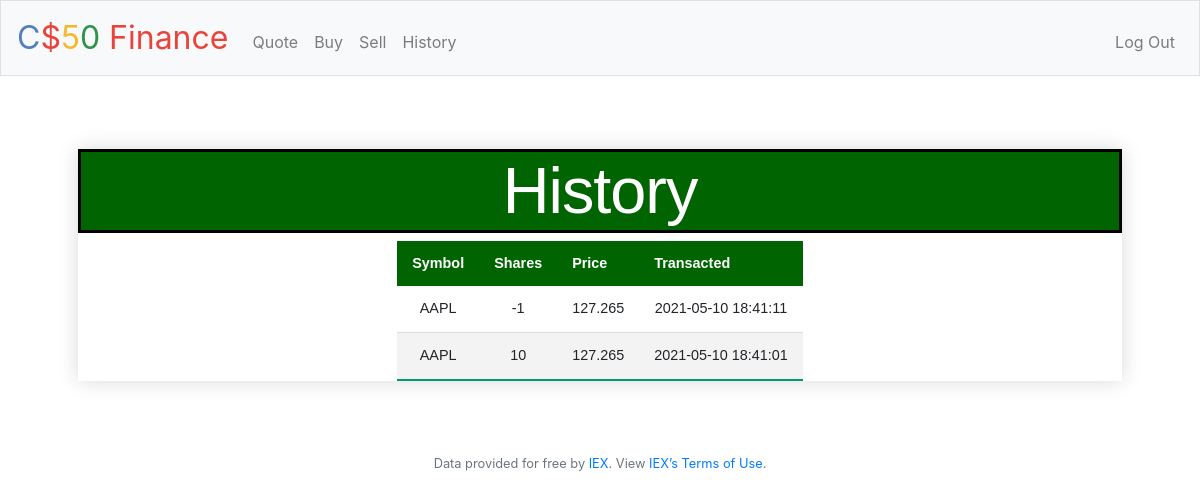
The app's page /history (signed in) with its own data.
### tables this page shows
CREATE TABLE stocks ('id' INTEGER, 'symbol' TEXT, 'stock' TEXT, 'shares' NUMERIC, 'price' NUMERIC, 'date' DATETIME, FOREIGN KEY (id) REFERENCES users(id));

### application.py (the view)
@app.route("/history")
@login_required
def history():
    rows = db.execute("SELECT symbol, shares, price, date FROM stocks WHERE id = ? ORDER BY date DESC", session["user_id"])
    return render_template("history.html", rows=rows)

### application.py (called while the page is built)
@app.after_request
def after_request(response):
    response.headers["Cache-Control"] = "no-cache, no-store, must-revalidate"
    response.headers["Expires"] = 0
    response.headers["Pragma"] = "no-cache"
    return response

### helpers.py (called while the page is built)
def login_required(f):
    @wraps(f)
    def decorated_function(*args, **kwargs):
        if session.get("user_id") is None:
            return redirect("/login")
        return f(*args, **kwargs)
    return decorated_function

### templates/history.html (shortened to what this page needs)
{% extends "layout.html" %}
{% block main %}
    <div class="section" >
        <h2 class="heading">History</h2>
        <table style="margin-left: auto; margin-right: auto;">
            <thead>
                <tr>
                    <th>Symbol</th>
                    <th>Shares</th>
                    <th>Price</th>
                    <th>Transacted</th>
                </tr>
            </thead>
            <tbody>
                {% for row in rows %}
                    <tr>
                        <td>{{ row.symbol }}</td>
                        <td>{{ row.shares }}</td>
                        <td>{{ row.price }}</td>
                        <td>{{ row.date }}</td>
                {% endfor %}
                    </tr>
            </tbody>
        </table>
    </div>
{% endblock %}

### static/styles.css (style rules this page uses)
.section { border-collapse: collapse; margin: 25px 0; font-size: 0.9em; font-family: sans-serif; min-width: 400px; box-shadow: 0 0 20px rgba(0, 0, 0, 0.15); }
.section thead tr { background-color: darkgreen; color: #ffffff; text-align: left; }
.section th, .section td { padding: 12px 15px; }
.section tbody tr { border-bottom: 1px solid #dddddd; }
.section tbody tr:nth-of-type(even) { background-color: #f3f3f3; }
.section tbody tr:last-of-type { border-bottom: 2px solid #009879; }
.heading { font-family: "Arial Black", sans-serif; font-size: 4.5em; letter-spacing: -1px; background-color: darkgreen; border: 3px solid black; color: white; }

### records on screen
stocks: symbol "AAPL", shares "-1", price "127.265", date "2021-05-10 18:41:11"
stocks: symbol "AAPL", shares "10", price "127.265", date "2021-05-10 18:41:01"
